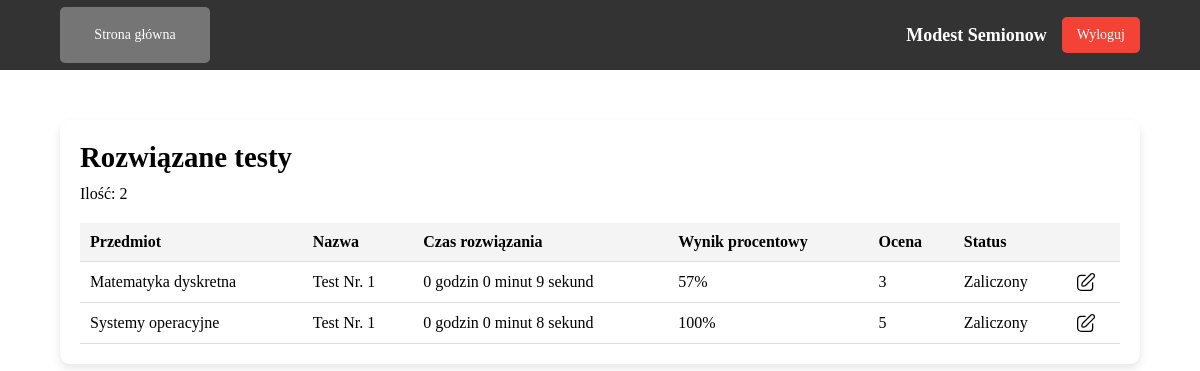
The app's page /student/completed_tests.php (signed in) with its own data.
### tables this page shows
CREATE TABLE `tTesty` (
  `ID` int NOT NULL,
  `nazwa` varchar(255) DEFAULT NULL,
  `data_utworzenia` timestamp NULL DEFAULT CURRENT_TIMESTAMP,
  `data_rozpoczecia` datetime DEFAULT NULL,
  `data_zakonczenia` datetime DEFAULT NULL,
  `czas_trwania` int DEFAULT NULL,
  `ilosc_prob` int DEFAULT NULL,
  `id_grupy` int DEFAULT NULL,
  `id_wykladowcy` int DEFAULT NULL,
  `id_przedmiotu` int NOT NULL,
  `id_kierunku` int NOT NULL
);

CREATE TABLE `tPrzedmioty` (
  `ID` int NOT NULL,
  `nazwa` varchar(100) NOT NULL,
  `uwagi` text,
  `id_kierunku` int DEFAULT NULL
);

### public/student/completed_tests.php (the view, shortened to what this page needs)
<?php
    require_once('../../config/connect.php');
    $student_id = $_SESSION['user_id'];
    function getTestCount($conn, $student_id) {
        $query = "SELECT COUNT(DISTINCT id_testu) AS liczba_testow
                  FROM tProbyTestu
                  WHERE id_studenta = $student_id";
        $result = mysqli_query($conn, $query);
        if ($result) {
            $row = mysqli_fetch_assoc($result);
            return $row['liczba_testow'] ?? 0;
        }
        return 0;
    }
    $testCount = getTestCount($conn, $student_id);
    function getTestInfo($conn, $student_id){
        $query = "SELECT t.*,
                        t.nazwa AS nazwa_testu,
                        p.nazwa AS nazwa_przedmiotu,
                        k.nazwa AS nazwa_kierunku,
                        w.imie AS imie_wykladowcy,
                        w.nazwisko AS nazwisko_wykladowcy,
                        COUNT(tp.ID) AS liczba_pytan,
                        pt.status AS status_testu,
                        pt.zdobyto_punktow,
                        pt.max_punktow,
                        pt.ocena,
                        pt.wynik_procentowy,
                        pt.data_prob,
                        pt.data_zakonczenia
                    FROM tTesty t
                    JOIN tPrzedmioty p ON t.id_przedmiotu = p.ID
                    JOIN tTestPytania tp ON tp.id_testu = t.ID
                    JOIN tKierunki k ON t.id_kierunku = k.ID
                    JOIN tWykladowcy w ON t.id_wykladowcy = w.ID
                    JOIN tGrupy g ON g.ID = t.id_grupy
                    JOIN tGrupyStudenci gs ON g.ID = gs.id_grupy
                    JOIN tStudenci s ON gs.id_studenta = s.ID
                    JOIN tProbyTestu pt ON pt.id_testu = t.ID AND pt.id_studenta = s.ID
                    WHERE s.ID = $student_id
                    AND pt.status = 'zakończony'
                    AND pt.wynik_procentowy = (
                        SELECT MAX(wynik_procentowy)
                        FROM tProbyTestu
                        WHERE id_testu = t.ID AND id_studenta = s.ID AND status = 'zakończony'
                    )
                    AND pt.data_prob = (
                        SELECT MAX(data_prob)
                        FROM tProbyTestu
                        WHERE id_testu = t.ID AND id_studenta = s.ID AND status = 'zakończony'
                        AND wynik_procentowy = (
                            SELECT MAX(wynik_procentowy)
                            FROM tProbyTestu
                            WHERE id_testu = t.ID AND id_studenta = s.ID AND status = 'zakończony'
                        )
                    )
                    GROUP BY t.ID, t.nazwa, p.nazwa, k.nazwa, w.imie, w.nazwisko, pt.status, pt.zdobyto_punktow, pt.max_punktow, pt.ocena, pt.wynik_procentowy, pt.data_prob, pt.data_zakonczenia;
                    ";
        $result = mysqli_query($conn, $query);
        return $result;
    }
    $testInfo = getTestInfo($conn, $student_id);
?>
<!DOCTYPE html>
<html lang="en">
<head>
    <link rel="stylesheet" href="../../assets/css/main.css">
</head>
<body>
    <header>
        <div class="header-content">
            <div class="left-header">
                <a class="nav-btn" href="student_dashboard.php">Strona główna</a>
            </div>
            <div class="right-header">
                <span class="name"><?php echo $_SESSION['user_name'] . ' ' . $_SESSION['user_surname']; ?></span>
                <?php
                    include('../../includes/logout_modal.php');
                ?>
            </div>
        </div>
    </header>
    <main class="main">
        <div class="container">
            <div class="title">
                <h1>Rozwiązane testy</h1>
            </div>
            <p>Ilość: <?php echo $testCount; ?></p>
            <table>
                <thead>
                    <tr>
                        <th>Przedmiot</th>
                        <th>Nazwa</th>
                        <th>Czas rozwiązania</th>
                        <th>Wynik procentowy</th>
                        <th>Ocena</th>
                        <th>Status</th>
                        <th></th>
                    </tr>
                </thead>
                <tbody>
                    <?php while ($testData = mysqli_fetch_assoc($testInfo)): ?>
                        <?php $test_id = $testData['ID'];
                          $start_time = strtotime($testData['data_prob']);
                          $end_time = strtotime($testData['data_zakonczenia']);
                          $startDateTime = new DateTime();
                          $startDateTime->setTimestamp($start_time);
                          $endDateTime = new DateTime();
                          $endDateTime->setTimestamp($end_time);
                          $interval = $startDateTime->diff($endDateTime);
                          $wynikProcentowy = $testData['wynik_procentowy'];
                        ?>
                        <tr>
                            <td><?php echo $testData['nazwa_przedmiotu']; ?></td>
                            <td><?php echo $testData['nazwa_testu']; ?></td>
                            <td>
                                <?php
                                    echo $interval->format('%h godzin %i minut %s sekund');
                                ?>
                            </td>
                            <td>
                                <?php
                                    echo $testData['wynik_procentowy'] . "%";
                                ?>
                            </td>
                            <td><?php echo $testData['ocena']; ?></td>
                            <td>
                                <?php
                                    if($wynikProcentowy >= 51){
                                        echo "Zaliczony";
                                    } else {
                                        echo "Niezaliczony";
                                    }
                                ?>
                            </td>
                            <td>
                                <a href="test_details.php?test_id=<?php echo $testData['ID']; ?>" class="btn-edit">
                                    <img src="../../assets/images/icons/edit.svg" class="edit-icon">
                                </a>
                            </td>
                        </tr>
                    <?php endwhile; ?>
                </tbody>
            </table>
        </div>
    </main>
</body>
</html>

### assets/css/main.css (style rules this page uses)
* { padding: 0px; margin: 0px; border: none; }
*, *::before, *::after { box-sizing: border-box; }
a, a:link, a:visited { text-decoration: none; }
aside, nav, footer, header, section, main { display: block; }
h1, h2, h3, h4, h5, h6, p { font-size: inherit; font-weight: inherit; }
img { vertical-align: top; }
img, svg { max-width: 100%; height: auto; }
h1 { font-size: 1.8rem; font-weight: bold; line-height: 1.2; }
p { margin-top: 10px; }
.container { width: 90%; padding: 20px; box-shadow: 0px 4px 8px rgba(0, 0, 0, 0.1); border-radius: 10px; }
.main { margin-top: 50px; display: flex; justify-content: center; align-items: center; }
header { height: 70px; width: 100%; background-color: #333333; display: flex; align-items: center; justify-content: center; }
.header-content { width: 90%; display: flex; justify-content: space-between; }
.right-header { display: flex; justify-content: space-between; align-items: center; gap: 15px; }
.left-header { display: flex; justify-content: space-between; align-items: center; gap: 15px; }
.nav-btn { background-color: #757575; color: white; width: 150px; padding: 20px 20px; cursor: pointer; font-size: 14px; border-radius: 5px; text-align: center; }
.name { font-size: 18px; font-weight: bold; color: #fff; }
.title { display: flex; justify-content: space-between; align-items: center; }
.edit-icon { width: 20px; height: 20px; }
table { width: 100%; margin-top: 20px; border-collapse: collapse; }
th, td { padding: 10px; text-align: left; border-bottom: 1px solid #ddd; }
th { background-color: #f4f4f4; color: black; }

### records on screen
ttesty: id_przedmiotu.nazwa "Matematyka dyskretna", nazwa "Test Nr. 1", wynik_procentowy "57", ocena "3"
ttesty: id_przedmiotu.nazwa "Systemy operacyjne", nazwa "Test Nr. 1", wynik_procentowy "100", ocena "5"

### other values on screen
$_SESSION['user_name'] "Modest"
$_SESSION['user_surname'] "Semionow"
$testCount "2"
